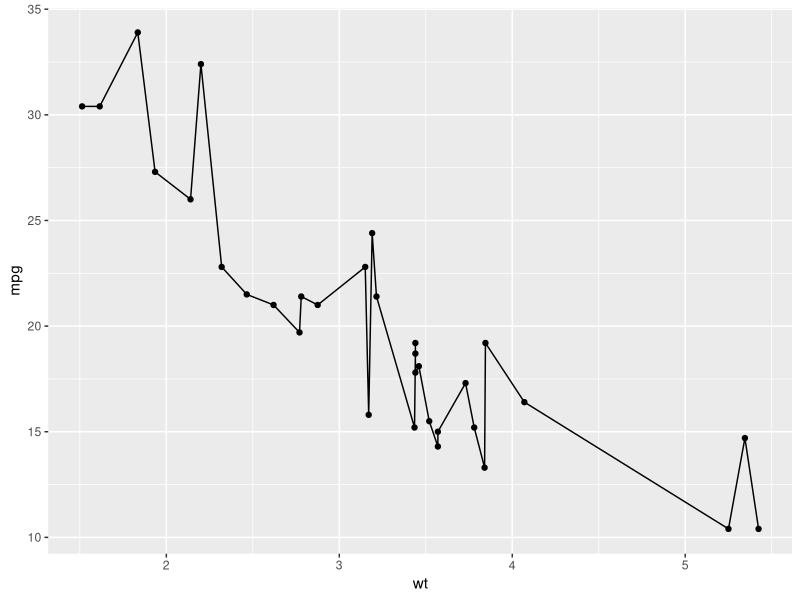
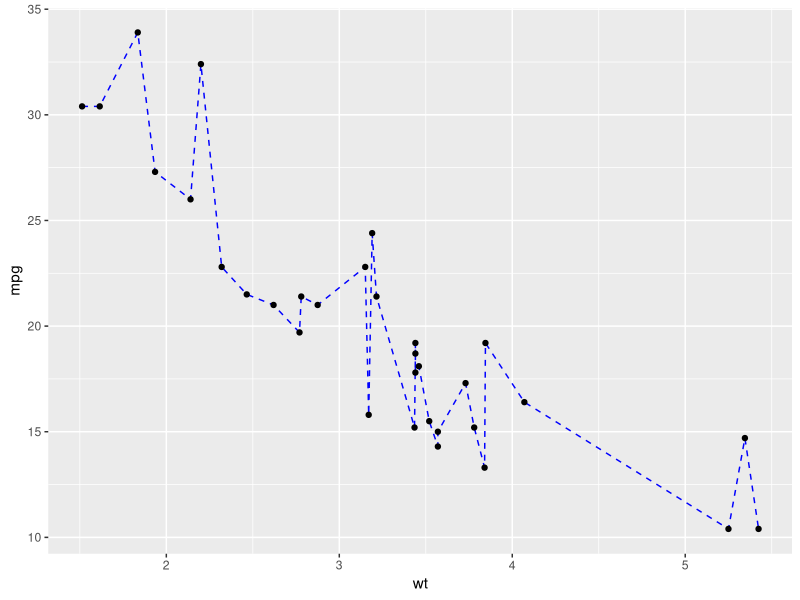

These charts were generated, in order, by the following R code:
## ---- chunk 1
stem(mtcars$mpg)
## ---- chunk 2
install.packages("ggplot2")
library(ggplot2)
ggplot(data=mtcars, aes(x=wt, y=mpg)) +
  geom_line()+
  geom_point()
## ---- chunk 3
ggplot(data=mtcars, aes(x=wt, y=mpg)) +
  geom_line(linetype= "dashed", color= "blue")+
  geom_point()
